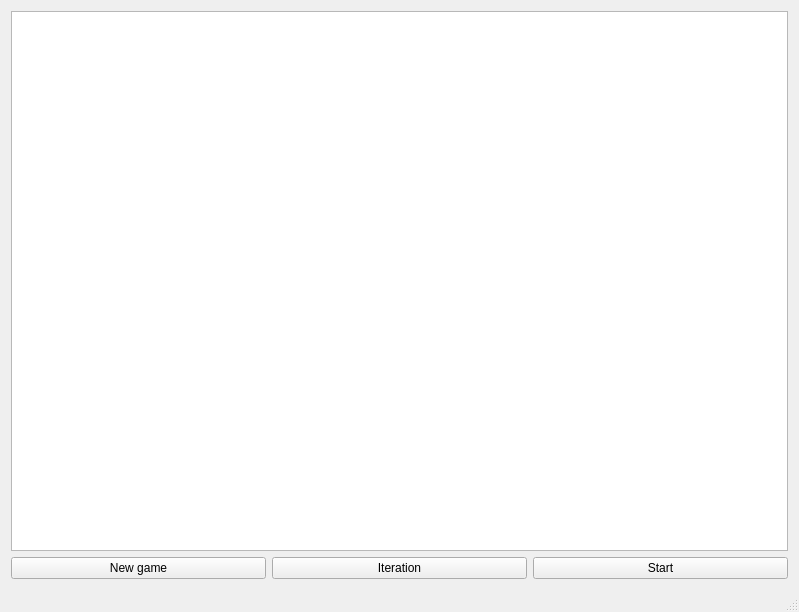
<?xml version="1.0" encoding="UTF-8"?>
<ui version="4.0">
 <class>MainWindow</class>
 <widget class="QMainWindow" name="MainWindow">
  <property name="geometry">
   <rect>
    <x>0</x>
    <y>0</y>
    <width>799</width>
    <height>612</height>
   </rect>
  </property>
  <property name="windowTitle">
   <string>MainWindow</string>
  </property>
  <widget class="QWidget" name="centralWidget">
   <layout class="QVBoxLayout" name="verticalLayout_2">
    <item>
     <layout class="QVBoxLayout" name="verticalLayout">
      <item>
       <widget class="QGraphicsView" name="graphicsView">
        <property name="enabled">
         <bool>true</bool>
        </property>
        <property name="sceneRect">
         <rectf>
          <x>0.000000000000000</x>
          <y>0.000000000000000</y>
          <width>0.000000000000000</width>
          <height>0.000000000000000</height>
         </rectf>
        </property>
       </widget>
      </item>
      <item>
       <layout class="QHBoxLayout" name="horizontalLayout">
        <item>
         <widget class="QPushButton" name="pushButton">
          <property name="text">
           <string>New game</string>
          </property>
         </widget>
        </item>
        <item>
         <widget class="QPushButton" name="pushButton_2">
          <property name="text">
           <string>Iteration</string>
          </property>
         </widget>
        </item>
        <item>
         <widget class="QPushButton" name="pushButton_3">
          <property name="text">
           <string>Start</string>
          </property>
         </widget>
        </item>
       </layout>
      </item>
     </layout>
    </item>
   </layout>
  </widget>
  <widget class="QStatusBar" name="statusBar"/>
 </widget>
 <layoutdefault spacing="6" margin="11"/>
 <resources/>
 <connections/>
</ui>
